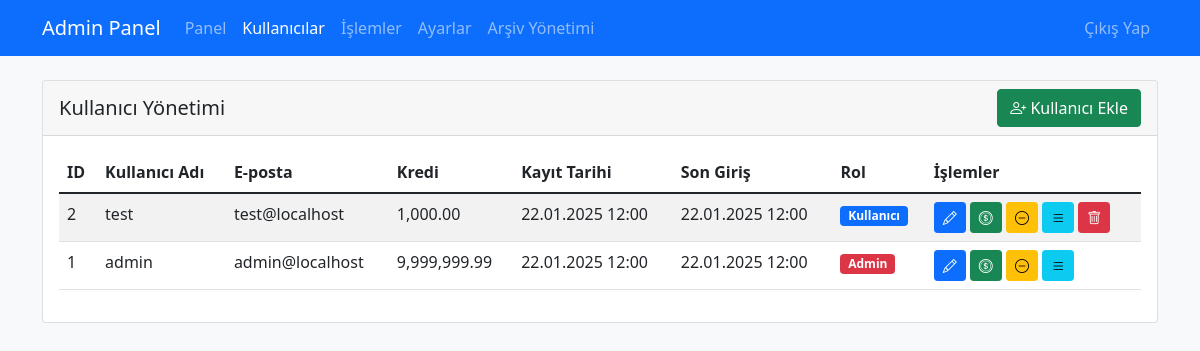
The page /admin/users.php (signed in) on the database its author committed.
### tables this page shows
CREATE TABLE users (
    id INT AUTO_INCREMENT PRIMARY KEY,
    username VARCHAR(50) NOT NULL UNIQUE,
    password VARCHAR(255) NOT NULL,
    email VARCHAR(100) NOT NULL UNIQUE,
    credits DECIMAL(15,2) DEFAULT 1000.00,
    is_admin BOOLEAN DEFAULT FALSE,
    created_at TIMESTAMP DEFAULT CURRENT_TIMESTAMP,
    last_login TIMESTAMP DEFAULT CURRENT_TIMESTAMP ON UPDATE CURRENT_TIMESTAMP
);

### admin/users.php (the view, shortened to what this page needs)
<?php
require_once '../config/db.php';
try {
    $sql = "SELECT id, username, email, credits, created_at, last_login, is_admin FROM users ORDER BY id DESC";
    $users = $db->query($sql)->fetchAll(PDO::FETCH_ASSOC);
} catch (PDOException $e) {
    die("Veritabanı hatası: " . $e->getMessage());
}
?>
<!DOCTYPE html>
<html lang="tr">
<head>
    <link href="https://cdn.jsdelivr.net/npm/bootstrap@5.1.3/dist/css/bootstrap.min.css" rel="stylesheet">
    <link href="https://cdn.jsdelivr.net/npm/bootstrap-icons@1.8.1/font/bootstrap-icons.css" rel="stylesheet">
</head>
<body class="bg-light">
    <nav class="navbar navbar-expand-lg navbar-dark bg-primary">
        <div class="container">
            <a class="navbar-brand" href="dashboard.php">Admin Panel</a>
            <div class="collapse navbar-collapse" id="navbarNav">
                <ul class="navbar-nav">
                    <li class="nav-item">
                        <a class="nav-link" href="dashboard.php">Panel</a>
                    </li>
                    <li class="nav-item">
                        <a class="nav-link active" href="users.php">Kullanıcılar</a>
                    </li>
                    <li class="nav-item">
                        <a class="nav-link" href="transactions.php">İşlemler</a>
                    </li>
                    <li class="nav-item">
                        <a class="nav-link" href="settings.php">Ayarlar</a>
                    </li>
                    <li class="nav-item">
                        <a class="nav-link" href="archive_manager.php">Arşiv Yönetimi</a>
                    </li>
                </ul>
                <ul class="navbar-nav ms-auto">
                    <li class="nav-item">
                        <a class="nav-link" href="../logout.php">Çıkış Yap</a>
                    </li>
                </ul>
            </div>
        </div>
    </nav>
    <div class="container mt-4">
        <div class="card">
            <div class="card-header d-flex justify-content-between align-items-center">
                <h5 class="card-title mb-0">Kullanıcı Yönetimi</h5>
                <a href="add_user.php" class="btn btn-success">
                    <i class="bi bi-person-plus"></i> Kullanıcı Ekle
                </a>
            </div>
            <div class="card-body">
                <div class="table-responsive">
                    <table class="table table-striped">
                        <thead>
                            <tr>
                                <th>ID</th>
                                <th>Kullanıcı Adı</th>
                                <th>E-posta</th>
                                <th>Kredi</th>
                                <th>Kayıt Tarihi</th>
                                <th>Son Giriş</th>
                                <th>Rol</th>
                                <th>İşlemler</th>
                            </tr>
                        </thead>
                        <tbody>
                            <?php if (!empty($users)): ?>
                                <?php foreach ($users as $user): ?>
                                <tr>
                                    <td><?php echo $user['id']; ?></td>
                                    <td><?php echo htmlspecialchars($user['username']); ?></td>
                                    <td><?php echo htmlspecialchars($user['email']); ?></td>
                                    <td><?php echo number_format($user['credits'], 2); ?></td>
                                    <td><?php echo date('d.m.Y H:i', strtotime($user['created_at'])); ?></td>
                                    <td><?php echo $user['last_login'] ? date('d.m.Y H:i', strtotime($user['last_login'])) : '-'; ?></td>
                                    <td><?php echo $user['is_admin'] ? '<span class="badge bg-danger">Admin</span>' : '<span class="badge bg-primary">Kullanıcı</span>'; ?></td>
                                    <td>
                                        <a href="edit_user.php?id=<?php echo $user['id']; ?>" class="btn btn-sm btn-primary" title="Düzenle">
                                            <i class="bi bi-pencil"></i>
                                        </a>
                                        <?php if (!$user['is_admin'] || $user['id'] === $_SESSION['user_id']): ?>
                                        <a href="add_credits.php?id=<?php echo $user['id']; ?>" class="btn btn-sm btn-success" title="Kredi Ekle">
                                            <i class="bi bi-coin"></i>
                                        </a>
                                        <button onclick="removeCredits(<?php echo $user['id']; ?>, '<?php echo htmlspecialchars($user['username']); ?>')" class="btn btn-sm btn-warning" title="Kredi Sil">
                                            <i class="bi bi-dash-circle"></i>
                                        </button>
                                        <a href="user_transactions.php?id=<?php echo $user['id']; ?>" class="btn btn-sm btn-info" title="İşlemler">
                                            <i class="bi bi-list"></i>
                                        </a>
                                        <?php endif; ?>
                                        <?php if (!$user['is_admin']): ?>
                                        <button onclick="deleteUser(<?php echo $user['id']; ?>, '<?php echo htmlspecialchars($user['username']); ?>')" class="btn btn-sm btn-danger" title="Sil">
                                            <i class="bi bi-trash"></i>
                                        </button>
                                        <?php endif; ?>
                                    </td>
                                </tr>
                                <?php endforeach; ?>
                            <?php else: ?>
                                <tr>
                                    <td colspan="8" class="text-center">Henüz kullanıcı bulunmuyor.</td>
                                </tr>
                            <?php endif; ?>
                        </tbody>
                    </table>
                </div>
            </div>
        </div>
    </div>
</body>
</html>

### rows shown on the page
users: id "2", username "test", email "test@localhost", credits "1,000.00", created_at "22.01.2025 12:00", last_login "22.01.2025 12:00", is_admin "Kullanıcı"
users: id "1", username "admin", email "admin@localhost", credits "9,999,999.99", created_at "22.01.2025 12:00", last_login "22.01.2025 12:00", is_admin "Admin"
